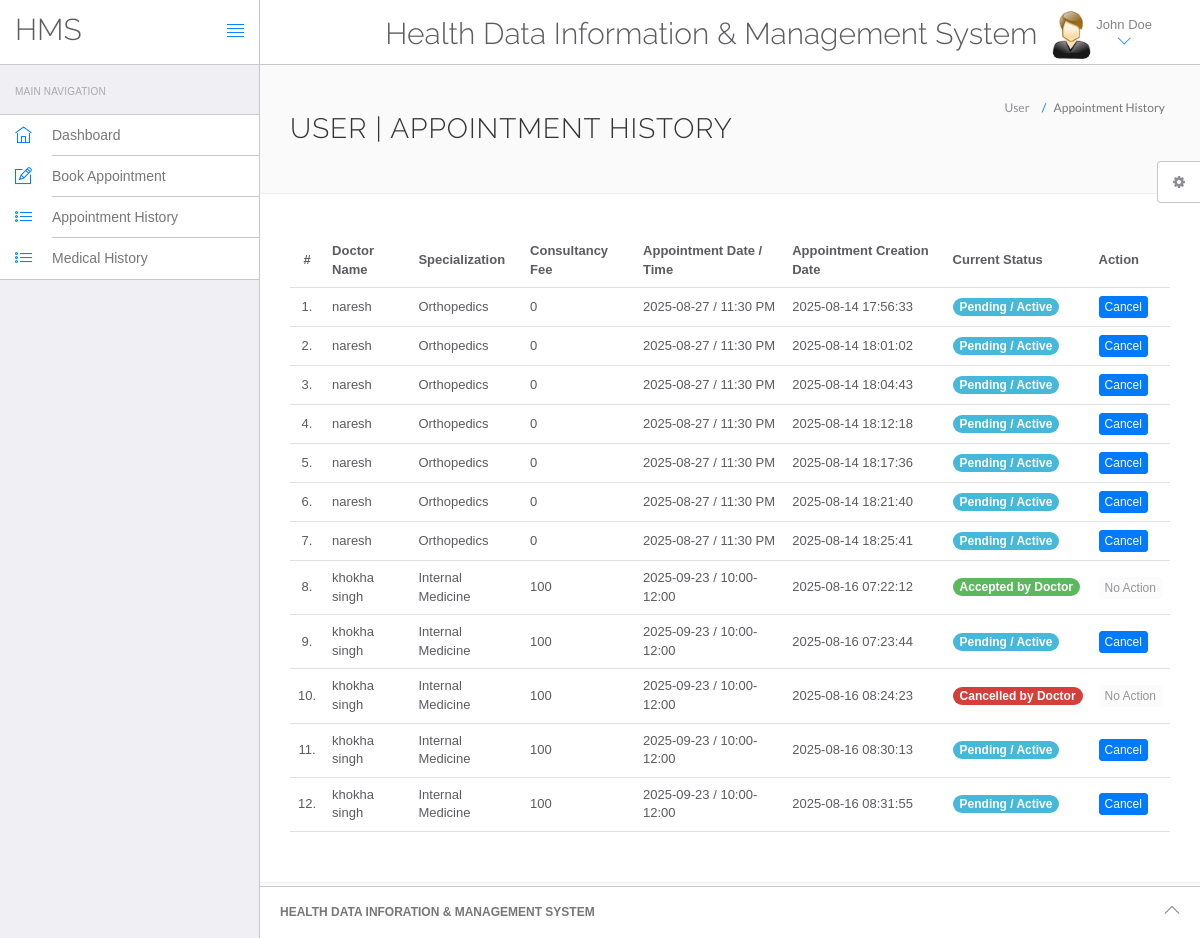
Screenshot of /hms/appointment-history.php (signed in) with the database file from the repository.
### tables this page shows
CREATE TABLE `users` (
  `id` int(11) NOT NULL,
  `fullName` varchar(255) DEFAULT NULL,
  `address` longtext DEFAULT NULL,
  `city` varchar(255) DEFAULT NULL,
  `gender` varchar(255) DEFAULT NULL,
  `email` varchar(255) DEFAULT NULL,
  `password` varchar(255) DEFAULT NULL,
  `regDate` timestamp NULL DEFAULT current_timestamp(),
  `updationDate` timestamp NULL DEFAULT NULL ON UPDATE current_timestamp()
);

CREATE TABLE `appointment` (
  `id` int(11) NOT NULL,
  `doctorSpecialization` varchar(255) DEFAULT NULL,
  `doctorId` int(11) DEFAULT NULL,
  `userId` int(11) DEFAULT NULL,
  `consultancyFees` int(11) DEFAULT NULL,
  `appointmentDate` varchar(255) DEFAULT NULL,
  `appointmentTime` varchar(255) DEFAULT NULL,
  `postingDate` timestamp NULL DEFAULT current_timestamp(),
  `userStatus` int(11) DEFAULT NULL,
  `doctorStatus` int(11) DEFAULT NULL,
  `patientName` varchar(255) NOT NULL,
  `patientAge` int(3) NOT NULL,
  `patientGender` varchar(10) NOT NULL,
  `patientAddress` text NOT NULL,
  `created_at` timestamp NOT NULL DEFAULT current_timestamp(),
  `updationDate` timestamp NULL DEFAULT NULL ON UPDATE current_timestamp()
);

CREATE TABLE `doctors` (
  `id` int(11) NOT NULL,
  `specilization` varchar(255) DEFAULT NULL,
  `doctorName` varchar(255) DEFAULT NULL,
  `address` longtext DEFAULT NULL,
  `docFees` varchar(255) DEFAULT NULL,
  `contactno` bigint(11) DEFAULT NULL,
  `docEmail` varchar(255) DEFAULT NULL,
  `password` varchar(255) DEFAULT NULL,
  `creationDate` timestamp NULL DEFAULT current_timestamp(),
  `updationDate` timestamp NULL DEFAULT NULL ON UPDATE current_timestamp(),
  `docPhoto` varchar(255) DEFAULT NULL,
  `availableDays` varchar(100) DEFAULT NULL
);

### hms/appointment-history.php (the view, shortened to what this page needs)
<?php
include('include/config.php');
if(strlen($_SESSION['id']==0)) {
 header('location:logout.php');
  } else{
?>
<!DOCTYPE html>
<html lang="en">
	<head>
		<link rel="stylesheet" href="vendor/bootstrap/css/bootstrap.min.css">
		<link rel="stylesheet" href="vendor/fontawesome/css/font-awesome.min.css">
		<link rel="stylesheet" href="vendor/themify-icons/themify-icons.min.css">
		<link href="vendor/animate.css/animate.min.css" rel="stylesheet" media="screen">
		<link href="vendor/perfect-scrollbar/perfect-scrollbar.min.css" rel="stylesheet" media="screen">
		<link href="vendor/switchery/switchery.min.css" rel="stylesheet" media="screen">
		<link href="vendor/bootstrap-touchspin/jquery.bootstrap-touchspin.min.css" rel="stylesheet" media="screen">
		<link href="vendor/select2/select2.min.css" rel="stylesheet" media="screen">
		<link href="vendor/bootstrap-datepicker/bootstrap-datepicker3.standalone.min.css" rel="stylesheet" media="screen">
		<link href="vendor/bootstrap-timepicker/bootstrap-timepicker.min.css" rel="stylesheet" media="screen">
		<link rel="stylesheet" href="assets/css/styles.css">
		<link rel="stylesheet" href="assets/css/plugins.css">
		<link rel="stylesheet" href="assets/css/themes/theme-1.css" id="skin_color" />
	</head>
	<body>
		<div id="app">
<?php include('include/sidebar.php');?>
			<div class="app-content">
					<?php include('include/header.php');?>
				<div class="main-content" >
					<div class="wrap-content container" id="container">
						<section id="page-title">
							<div class="row">
								<div class="col-sm-8">
									<h1 class="mainTitle">User  | Appointment History</h1>
																	</div>
								<ol class="breadcrumb">
									<li>
										<span>User </span>
									</li>
									<li class="active">
										<span>Appointment History</span>
									</li>
								</ol>
							</div>
						</section>
						<div class="container-fluid container-fullw bg-white">
									<div class="row">
								<div class="col-md-12">
									<table class="table table-hover" id="sample-table-1">
										<thead>
											<tr>
												<th class="center">#</th>
												<th class="hidden-xs">Doctor Name</th>
												<th>Specialization</th>
												<th>Consultancy Fee</th>
												<th>Appointment Date / Time </th>
												<th>Appointment Creation Date  </th>
												<th>Current Status</th>
												<th>Action</th>
											</tr>
										</thead>
										<tbody>
<?php
$sql=mysqli_query($con,"select doctors.doctorName as docname,appointment.*  from appointment join doctors on doctors.id=appointment.doctorId where appointment.userId='".$_SESSION['id']."'");
$cnt=1;
while($row=mysqli_fetch_array($sql))
{
?>
											<tr>
												<td class="center"><?php echo $cnt;?>.</td>
												<td class="hidden-xs"><?php echo $row['docname'];?></td>
												<td><?php echo $row['doctorSpecialization'];?></td>
												<td><?php echo $row['consultancyFees'];?></td>
												<td><?php echo $row['appointmentDate'];?> / <?php echo
												 $row['appointmentTime'];?>
												</td>
												<td><?php echo $row['postingDate'];?></td>
												<td>
<?php
if(($row['userStatus']==1) && ($row['doctorStatus']==1))  {
	echo "<span class='badge bg-info'>Pending / Active</span>";
}
else if(($row['userStatus']==0) && ($row['doctorStatus']==1))  {
	echo "<span class='badge bg-danger'>Cancelled by You</span>";
}
else if(($row['userStatus']==1) && ($row['doctorStatus']==0))  {
	echo "<span class='badge bg-danger'>Cancelled by Doctor</span>";
}
else if(($row['userStatus']==1) && ($row['doctorStatus']==2))  {
	echo "<span class='badge bg-success'>Accepted by Doctor</span>";
}
else if(($row['userStatus']==1) && ($row['doctorStatus']==3))  {
	echo "<span class='badge bg-danger'>Rejected by Doctor</span>";
}
?>
												</td>
												<td >
												<div class="visible-md visible-lg hidden-sm hidden-xs">
							<?php if(($row['userStatus']==1) && ($row['doctorStatus']==1)) { ?>
	<a href="appointment-history.php?id=<?php echo $row['id']?>&cancel=update" onClick="return confirm('Are you sure you want to cancel this appointment ?')" class="btn btn-primary btn-xs" title="Cancel Appointment">Cancel</a>
	<?php } else {
		echo "<button class='btn btn-secondary btn-xs' disabled>No Action</button>";
		} ?>
												</div>
												</td>
											</tr>
											<?php
$cnt=$cnt+1;
											 } ?>
										</tbody>
									</table>
								</div>
							</div>
								</div>
					</div>
				</div>
			</div>
	<?php include('include/footer.php');?>
	<?php include('include/setting.php');?>
		</div>
	</body>
</html>
<?php } ?>

### hms/include/sidebar.php
<div class="sidebar app-aside" id="sidebar">
				<div class="sidebar-container perfect-scrollbar">
<nav>
						<div class="navbar-title">
							<span>Main Navigation</span>
						</div>
						<ul class="main-navigation-menu">
							<li>
								<a href="dashboard.php">
									<div class="item-content">
										<div class="item-media">
											<i class="ti-home"></i>
										</div>
										<div class="item-inner">
											<span class="title"> Dashboard </span>
										</div>
									</div>
								</a>
							</li>
							<li>
								<a href="book-appointment.php">
									<div class="item-content">
										<div class="item-media">
											<i class="ti-pencil-alt"></i>
										</div>
										<div class="item-inner">
											<span class="title"> Book Appointment </span>
										</div>
									</div>
								</a>
							</li>
							<li>
								<a href="appointment-history.php">
									<div class="item-content">
										<div class="item-media">
											<i class="ti-list"></i>
										</div>
										<div class="item-inner">
											<span class="title"> Appointment History </span>
										</div>
									</div>
								</a>
							</li>
<li>
								<a href="manage-medhistory.php">
									<div class="item-content">
										<div class="item-media">
											<i class="ti-list"></i>
										</div>
										<div class="item-inner">
											<span class="title"> Medical History </span>
										</div>
									</div>
								</a>
							</li>
						</ul>
					</nav>
					</div>
			</div>

### hms/include/header.php (shortened to what this page needs)
<header class="navbar navbar-default navbar-static-top">
					<div class="navbar-header">
						<a class="navbar-brand" href="#">
							<h2 style="padding-top:20% ">HMS</h2>
						</a>
						<a href="#" class="sidebar-toggler pull-right visible-md visible-lg" data-toggle-class="app-sidebar-closed" data-toggle-target="#app">
							<i class="ti-align-justify"></i>
						</a>
					</div>
					<div class="navbar-collapse collapse">
						<ul class="nav navbar-right">
								<li  style="padding-top:2% ">
								<h2>Health Data Information & Management System</h2>
							</li>
							<li class="dropdown current-user">
								<a href class="dropdown-toggle" data-toggle="dropdown">
									<img src="assets/images/images.jpg"> <span class="username">
									<?php $query=mysqli_query($con,"select fullName from users where id='".$_SESSION['id']."'");
while($row=mysqli_fetch_array($query))
{
	echo $row['fullName'];
}
									?> <i class="ti-angle-down"></i></i></span>
								</a>
							</li>
						</ul>
					</div>
				</header>

### hms/include/footer.php
<footer>
				<div class="footer-inner">
					<div class="pull-left">
			<span class="text-bold text-uppercase"> Health Data Inforation & Management System</span>
					</div>
					<div class="pull-right">
						<span class="go-top"><i class="ti-angle-up"></i></span>
					</div>
				</div>
			</footer>

### hms/include/setting.php (shortened to what this page needs)
<div class="settings panel panel-default hidden-xs hidden-sm" id="settings">
				<button ct-toggle="toggle" data-toggle-class="active" data-toggle-target="#settings" class="btn btn-default">
					<i class="fa fa-spin fa-gear"></i>
				</button>
			</div>

### hms/assets/css/plugins.css (style rules this page uses)
.perfect-scrollbar { overflow-y: hidden !important; }

### hms/assets/css/themes/theme-1.css (style rules this page uses)
body { background: #FAFAFA; }
header .navbar-header { background: #ffffff !important; border-right-color: #c8c7cc !important; border-bottom-color: #c8c7cc !important; }
header .navbar-header .sidebar-toggler, header .navbar-header .sidebar-mobile-toggler { color: #007aff !important; }
header .navbar-header .navbar-brand { color: #777 !important; }
header .navbar-collapse { background: #ffffff !important; border-bottom-color: #c8c7cc !important; box-shadow: none !important; }
header .navbar-collapse .navbar-right > li > a { color: #777; }
header .navbar-collapse .navbar-right > li > a i { color: #007aff !important; }
#sidebar { background: #EFEFF4 !important; }
#sidebar:before { border-right-width: "1px" !important; border-right-style: solid; border-right-color: #c8c7cc !important; }
#sidebar nav { border-right-width: "1px" !important; border-right-style: solid; border-right-color: #c8c7cc !important; }
#sidebar nav .navbar-title { color: #aaaaaa; }
#sidebar nav > ul { background: #ffffff !important; border-bottom-color: #c8c7cc !important; border-top-color: #c8c7cc !important; }
#sidebar nav > ul > li > a .item-media > i { color: #007aff !important; }
#sidebar nav > ul > li > a .item-inner { color: #777 !important; border-bottom-color: #c8c7cc; }
#app > footer { background: #ffffff !important; border-top-color: #c8c7cc !important; color: #777; }

### rows the page displays
users: fullName "John Doe"
appointment: doctorId.doctorName "naresh", doctorSpecialization "Orthopedics", consultancyFees "0", appointmentDate "2025-08-27", appointmentTime "11:30 PM", postingDate "2025-08-14 17:56:33", userStatus "Pending / Active"
appointment: doctorId.doctorName "naresh", doctorSpecialization "Orthopedics", consultancyFees "0", appointmentDate "2025-08-27", appointmentTime "11:30 PM", postingDate "2025-08-14 18:01:02", userStatus "Pending / Active"
appointment: doctorId.doctorName "naresh", doctorSpecialization "Orthopedics", consultancyFees "0", appointmentDate "2025-08-27", appointmentTime "11:30 PM", postingDate "2025-08-14 18:04:43", userStatus "Pending / Active"
appointment: doctorId.doctorName "naresh", doctorSpecialization "Orthopedics", consultancyFees "0", appointmentDate "2025-08-27", appointmentTime "11:30 PM", postingDate "2025-08-14 18:12:18", userStatus "Pending / Active"
appointment: doctorId.doctorName "naresh", doctorSpecialization "Orthopedics", consultancyFees "0", appointmentDate "2025-08-27", appointmentTime "11:30 PM", postingDate "2025-08-14 18:17:36", userStatus "Pending / Active"
appointment: doctorId.doctorName "naresh", doctorSpecialization "Orthopedics", consultancyFees "0", appointmentDate "2025-08-27", appointmentTime "11:30 PM", postingDate "2025-08-14 18:21:40", userStatus "Pending / Active"
appointment: doctorId.doctorName "naresh", doctorSpecialization "Orthopedics", consultancyFees "0", appointmentDate "2025-08-27", appointmentTime "11:30 PM", postingDate "2025-08-14 18:25:41", userStatus "Pending / Active"
appointment: doctorId.doctorName "khokha singh", doctorSpecialization "Internal Medicine", consultancyFees "100", appointmentDate "2025-09-23", appointmentTime "10:00-12:00", postingDate "2025-08-16 07:22:12", userStatus "Accepted by Doctor"
appointment: doctorId.doctorName "khokha singh", doctorSpecialization "Internal Medicine", consultancyFees "100", appointmentDate "2025-09-23", appointmentTime "10:00-12:00", postingDate "2025-08-16 07:23:44", userStatus "Pending / Active"
appointment: doctorId.doctorName "khokha singh", doctorSpecialization "Internal Medicine", consultancyFees "100", appointmentDate "2025-09-23", appointmentTime "10:00-12:00", postingDate "2025-08-16 08:24:23", userStatus "Cancelled by Doctor"
appointment: doctorId.doctorName "khokha singh", doctorSpecialization "Internal Medicine", consultancyFees "100", appointmentDate "2025-09-23", appointmentTime "10:00-12:00", postingDate "2025-08-16 08:30:13", userStatus "Pending / Active"
appointment: doctorId.doctorName "khokha singh", doctorSpecialization "Internal Medicine", consultancyFees "100", appointmentDate "2025-09-23", appointmentTime "10:00-12:00", postingDate "2025-08-16 08:31:55", userStatus "Pending / Active"
